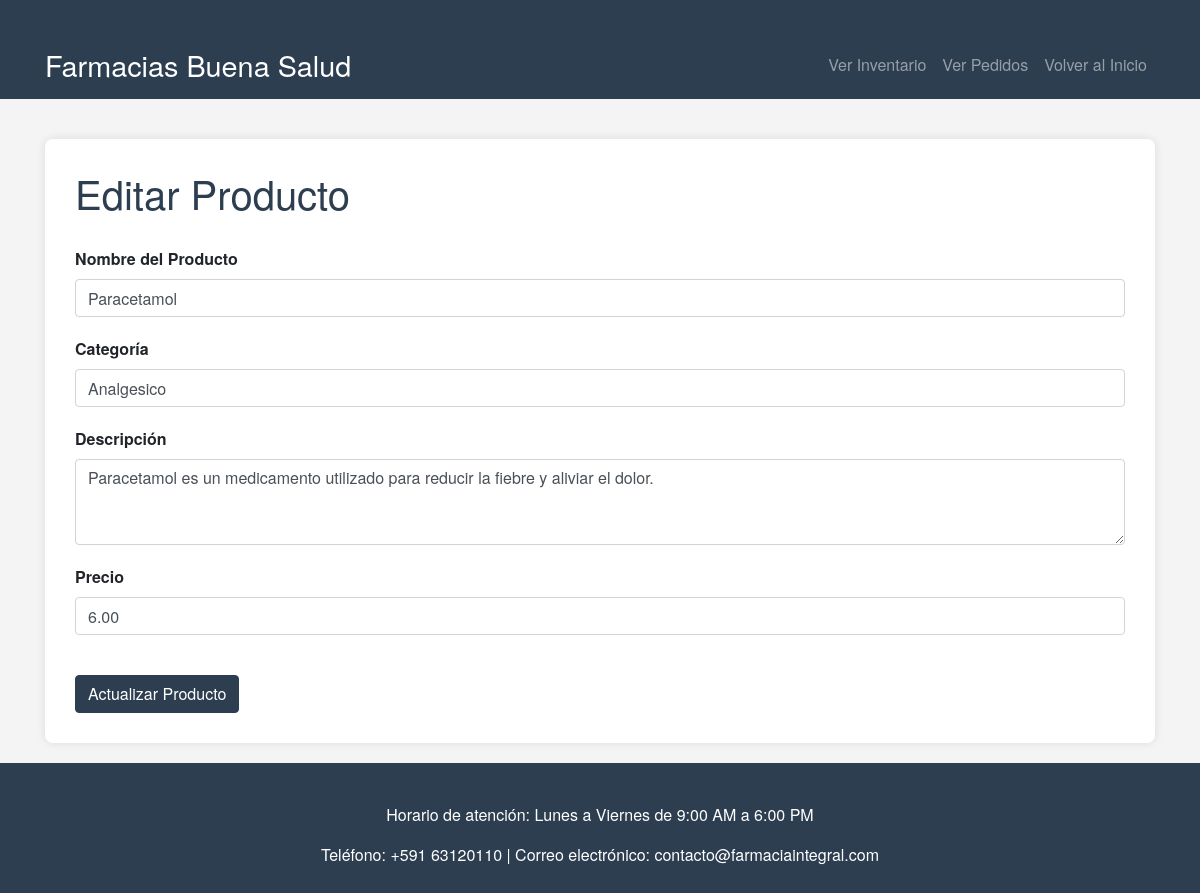
Screenshot of /editar_producto.php?id=1 (signed in) with the database file from the repository.
### tables this page shows
CREATE TABLE `productos` (
  `id` int(11) NOT NULL,
  `nombre` varchar(100) NOT NULL,
  `categoria` varchar(50) NOT NULL,
  `descripcion` text NOT NULL,
  `precio` decimal(10,2) NOT NULL
);

### editar_producto.php (the view, shortened to what this page needs)
<?php
$conexion = new mysqli("localhost", "marquez", "12345", "farmacia_ucb");
if (isset($_GET['id'])) {
    $id = intval($_GET['id']);
    $sql = "SELECT * FROM productos WHERE id = ?";
    $stmt = $conexion->prepare($sql);
    $stmt->bind_param("i", $id);
    $stmt->execute();
    $resultado = $stmt->get_result();
    $producto = $resultado->fetch_assoc();
}
?>
<!DOCTYPE html>
<html lang="es">
<head>
    <link rel="stylesheet" href="https://maxcdn.bootstrapcdn.com/bootstrap/4.5.2/css/bootstrap.min.css">
    <link rel="stylesheet" href="https://cdnjs.cloudflare.com/ajax/libs/font-awesome/5.15.3/css/all.min.css">
</head>
<body>
    <nav class="navbar navbar-expand-lg navbar-dark">
        <div class="container">
            <a class="navbar-brand" href="index.php">Farmacias Buena Salud</a>
            <ul class="navbar-nav ml-auto">
                <li class="nav-item"><a class="nav-link" href="inventario_abm.php">Ver Inventario</a></li>
                <li class="nav-item"><a class="nav-link" href="pedidos_abm.php">Ver Pedidos</a></li>
                <li class="nav-item"><a class="nav-link" href="index.php">Volver al Inicio</a></li>
            </ul>
        </div>
    </nav>
    <div class="container">
        <div class="form-editar">
            <h2>Editar Producto</h2>
            <form method="POST" action="editar_producto.php">
                <div class="form-group">
                    <label for="nombre">Nombre del Producto</label>
                    <input type="text" class="form-control" id="nombre" name="nombre" value="<?php echo $producto['nombre']; ?>" required>
                </div>
                <div class="form-group">
                    <label for="categoria">Categoría</label>
                    <input type="text" class="form-control" id="categoria" name="categoria" value="<?php echo $producto['categoria']; ?>" required>
                </div>
                <div class="form-group">
                    <label for="descripcion">Descripción</label>
                    <textarea class="form-control" id="descripcion" name="descripcion" rows="3" required><?php echo $producto['descripcion']; ?></textarea>
                </div>
                <div class="form-group">
                    <label for="precio">Precio</label>
                    <input type="number" step="0.01" class="form-control" id="precio" name="precio" value="<?php echo $producto['precio']; ?>" required>
                </div>
                <button type="submit" class="btn btn-primary">Actualizar Producto</button>
            </form>
        </div>
    </div>
    <footer class="footer">
        <div class="container">
            <p>Horario de atención: Lunes a Viernes de 9:00 AM a 6:00 PM</p>
            <p>Teléfono: +591 63120110 | Correo electrónico: contacto@farmaciaintegral.com</p>
        </div>
    </footer>
</body>
</html>

### editar_producto.php (style rules this page uses)
body { font-family: 'Helvetica Neue', Arial, sans-serif; background-color: #f4f4f4; margin: 0; padding: 0; }
.navbar { background-color: #2c3e50; }
.navbar a { color: #fff; }
.navbar-brand { font-size: 1.8em; }
.container { margin-top: 30px; }
.form-editar { background-color: #fff; border-radius: 8px; box-shadow: 0 0 10px rgba(0, 0, 0, 0.1); padding: 30px; margin-top: 40px; }
.form-editar h2 { font-size: 2.5em; margin-bottom: 30px; color: #2c3e50; }
.form-editar label { font-weight: bold; }
.form-editar .form-control { margin-bottom: 20px; }
.form-editar .btn-primary { background-color: #2c3e50; border-color: #2c3e50; margin-top: 20px; }
.footer { background-color: #2c3e50; color: white; padding: 10px 0; text-align: center; margin-top: 20px; }

### rows the page displays
productos: nombre "Paracetamol", categoria "Analgesico", descripcion "Paracetamol es un medicamento utilizado para reducir la fiebre y aliviar el dolor.", precio "6.00"
